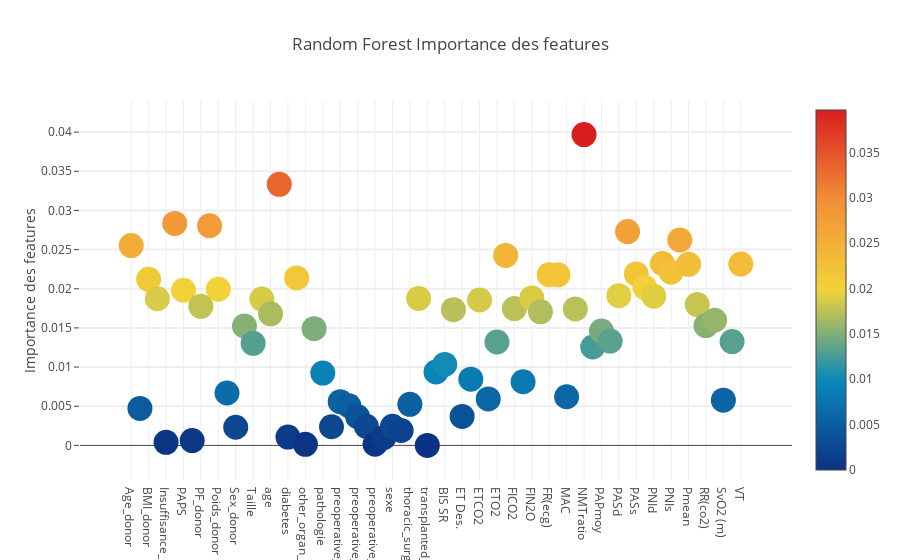

The cell this chart's notebook holds for it:
### Markdown cell above
## Feature Importance Visualisation

### Code cell
trace = go.Scatter(x = feature_dataframe['features'].values,
    y = feature_dataframe['Random Forest Importance des features'].values,
    
    mode='markers',
    marker=dict(
        sizemode = 'diameter',
        sizeref = 1,
        size = 25,
        #color = np.random.randn(500), #set color equal to a variable
        color = feature_dataframe['Random Forest Importance des features'].values,
        colorscale='Portland',
        showscale=True
    ),
    text = feature_dataframe['features'].values
)

data = [trace]

layout= go.Layout(
    autosize= True,
    title= 'Random Forest Importance des features',
    hovermode= 'closest',
    yaxis=dict(
        title= 'Importance des features',
        ticklen= 5,
        gridwidth= 2
    ),
    showlegend= False
)

fig = go.Figure(data=data, layout=layout)

py.iplot(fig,filename='scatter2010')

### Figure 1 — Plotly figure (JSON) as saved in the notebook; plotly's stock layout.template omitted (floating-point values rounded to 4 significant figures)
{"data": [{"marker": {"color": [0.02551, 0.004716, 0.02121, 0.01872, 0.0003886, 0.02835, 0.01981, 0.0006105, 0.01775, 0.02804, 0.01994, 0.006685, 0.002314, 0.01525, 0.01303, 0.01868, 0.0168, 0.03333, 0.001054, 0.02138, 0.0001346, 0.0149, 0.009236, 0.002382, 0.005583, 0.005057, 0.003656, 0.00243, 0.0001394, 0.000985, 0.002445, 0.001896, 0.005238, 0.01876, 0, 0.009383, 0.01034, 0.01733, 0.003699, 0.008451, 0.01856, 0.005933, 0.0132, 0.02425, 0.01747, 0.008127, 0.01882, 0.01705, 0.0218, 0.02178, 0.006208, 0.01743, 0.03968, 0.01256, 0.0146, 0.01332, 0.01911, 0.0273, 0.0219, 0.02015, 0.01905, 0.02323, 0.0221, 0.02622, 0.02311, 0.01798, 0.0153, 0.01598, 0.005775, 0.01326, 0.02315], "colorscale": "Portland", "showscale": true, "size": 25, "sizemode": "diameter", "sizeref": 1}, "mode": "markers", "text": ["Age_donor", "Aspirations_donor", "BMI_donor", "Donneur_CPT", "Insuffisance_renale", "LAS", "PAPS", "PFO", "PF_donor", "Poids", "Poids_donor", "RX_donor", "Sex_donor", "Tabagisme_donor", "Taille", "Taille_donor", "age", "body_mass_index", "diabetes", "id_patient", "other_organ_transplantation", "oto_score", "pathologie", "plasmapherese", "preoperative_ECMO", "preoperative_ICU", "preoperative_mechanical_ventilation", "preoperative_pulmonary_hypertension", "preoperative_vasopressor", "retransplant", "sexe", "super_urgence", "thoracic_surgery_history", "time_on_waiting_liste", "transplanted_twice_during_study_period", "B.I.S", "BIS SR", "DC", "ET Des.", "ET Sevo.", "ETCO2", "ETCO2 (mmHg)", "ETO2", "FC", "FICO2", "FICO2 (mmHg)", "FIN2O", "FR", "FR(ecg)", "FiO2", "MAC", "NMT TOF", "NMTratio", "PAPdia", "PAPmoy", "PAPsys", "PASd", "PASm", "PASs", "PEEPtotal", "PNId", "PNIm", "PNIs", "Pmax", "Pmean", "Pplat", "RR(co2)", "SpO2", "SvO2 (m)", "Temp", "VT"], "type": "scatter", "uid": "152e0346-fd45-11e8-b7fd-6002921757e3", "x": ["Age_donor", "Aspirations_donor", "BMI_donor", "Donneur_CPT", "Insuffisance_renale", "LAS", "PAPS", "PFO", "PF_donor", "Poids", "Poids_donor", "RX_donor", "Sex_donor", "Tabagisme_donor", "Taille", "Taille_donor", "age", "body_mass_index", "diabetes", "id_patient", "other_organ_transplantation", "oto_score", "pathologie", "plasmapherese", "preoperative_ECMO", "preoperative_ICU", "preoperative_mechanical_ventilation", "preoperative_pulmonary_hypertension", "preoperative_vasopressor", "retransplant", "sexe", "super_urgence", "thoracic_surgery_history", "time_on_waiting_liste", "transplanted_twice_during_study_period", "B.I.S", "BIS SR", "DC", "ET Des.", "ET Sevo.", "ETCO2", "ETCO2 (mmHg)", "ETO2", "FC", "FICO2", "FICO2 (mmHg)", "FIN2O", "FR", "FR(ecg)", "FiO2", "MAC", "NMT TOF", "NMTratio", "PAPdia", "PAPmoy", "PAPsys", "PASd", "PASm", "PASs", "PEEPtotal", "PNId", "PNIm", "PNIs", "Pmax", "Pmean", "Pplat", "RR(co2)", "SpO2", "SvO2 (m)", "Temp", "VT"], "y": [0.02551, 0.004716, 0.02121, 0.01872, 0.0003886, 0.02835, 0.01981, 0.0006105, 0.01775, 0.02804, 0.01994, 0.006685, 0.002314, 0.01525, 0.01303, 0.01868, 0.0168, 0.03333, 0.001054, 0.02138, 0.0001346, 0.0149, 0.009236, 0.002382, 0.005583, 0.005057, 0.003656, 0.00243, 0.0001394, 0.000985, 0.002445, 0.001896, 0.005238, 0.01876, 0, 0.009383, 0.01034, 0.01733, 0.003699, 0.008451, 0.01856, 0.005933, 0.0132, 0.02425, 0.01747, 0.008127, 0.01882, 0.01705, 0.0218, 0.02178, 0.006208, 0.01743, 0.03968, 0.01256, 0.0146, 0.01332, 0.01911, 0.0273, 0.0219, 0.02015, 0.01905, 0.02323, 0.0221, 0.02622, 0.02311, 0.01798, 0.0153, 0.01598, 0.005775, 0.01326, 0.02315]}], "layout": {"autosize": true, "hovermode": "closest", "showlegend": false, "title": "Random Forest Importance des features", "yaxis": {"gridwidth": 2, "ticklen": 5, "title": "Importance des features"}}}
